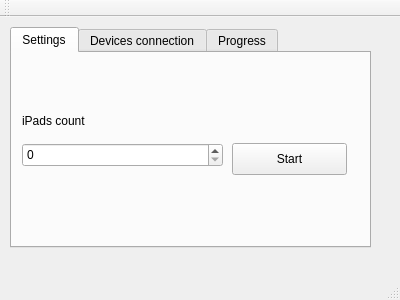
<?xml version="1.0" encoding="UTF-8"?>
<ui version="4.0">
 <class>MainWindow</class>
 <widget class="QMainWindow" name="MainWindow">
  <property name="geometry">
   <rect>
    <x>0</x>
    <y>0</y>
    <width>400</width>
    <height>300</height>
   </rect>
  </property>
  <property name="minimumSize">
   <size>
    <width>400</width>
    <height>300</height>
   </size>
  </property>
  <property name="maximumSize">
   <size>
    <width>400</width>
    <height>300</height>
   </size>
  </property>
  <property name="windowTitle">
   <string>MainWindow</string>
  </property>
  <widget class="QWidget" name="centralWidget">
   <widget class="QTabWidget" name="tabWidget">
    <property name="enabled">
     <bool>true</bool>
    </property>
    <property name="geometry">
     <rect>
      <x>10</x>
      <y>10</y>
      <width>361</width>
      <height>221</height>
     </rect>
    </property>
    <property name="tabPosition">
     <enum>QTabWidget::North</enum>
    </property>
    <property name="currentIndex">
     <number>0</number>
    </property>
    <widget class="QWidget" name="settings">
     <attribute name="title">
      <string>Settings</string>
     </attribute>
     <widget class="QPushButton" name="startButton">
      <property name="geometry">
       <rect>
        <x>220</x>
        <y>90</y>
        <width>115</width>
        <height>32</height>
       </rect>
      </property>
      <property name="text">
       <string>Start</string>
      </property>
     </widget>
     <widget class="QSpinBox" name="iPadCount">
      <property name="geometry">
       <rect>
        <x>10</x>
        <y>90</y>
        <width>201</width>
        <height>24</height>
       </rect>
      </property>
      <property name="minimum">
       <number>0</number>
      </property>
      <property name="maximum">
       <number>200000</number>
      </property>
      <property name="value">
       <number>0</number>
      </property>
      <property name="displayIntegerBase">
       <number>10</number>
      </property>
     </widget>
     <widget class="QLabel" name="ipadCountTitle">
      <property name="geometry">
       <rect>
        <x>10</x>
        <y>60</y>
        <width>331</width>
        <height>16</height>
       </rect>
      </property>
      <property name="text">
       <string>iPads count</string>
      </property>
     </widget>
    </widget>
    <widget class="QWidget" name="connections">
     <attribute name="title">
      <string>Devices connection</string>
     </attribute>
     <widget class="QProgressBar" name="connectionProgressBar">
      <property name="geometry">
       <rect>
        <x>10</x>
        <y>90</y>
        <width>321</width>
        <height>23</height>
       </rect>
      </property>
      <property name="value">
       <number>24</number>
      </property>
     </widget>
     <widget class="QLabel" name="connectionProgress">
      <property name="geometry">
       <rect>
        <x>10</x>
        <y>120</y>
        <width>321</width>
        <height>16</height>
       </rect>
      </property>
      <property name="text">
       <string>X/N devices connected</string>
      </property>
     </widget>
     <widget class="QLabel" name="connectionTitle">
      <property name="geometry">
       <rect>
        <x>10</x>
        <y>20</y>
        <width>321</width>
        <height>16</height>
       </rect>
      </property>
      <property name="text">
       <string>Waiting for connections</string>
      </property>
     </widget>
    </widget>
    <widget class="QWidget" name="benchmark_progress">
     <attribute name="title">
      <string>Progress</string>
     </attribute>
     <widget class="QLabel" name="benchmarkProgress">
      <property name="geometry">
       <rect>
        <x>20</x>
        <y>100</y>
        <width>291</width>
        <height>16</height>
       </rect>
      </property>
      <property name="text">
       <string>Phasis x / max_step</string>
      </property>
     </widget>
     <widget class="QLabel" name="benchmarkPercentage">
      <property name="geometry">
       <rect>
        <x>120</x>
        <y>160</y>
        <width>111</width>
        <height>16</height>
       </rect>
      </property>
      <property name="text">
       <string>-- %</string>
      </property>
      <property name="alignment">
       <set>Qt::AlignCenter</set>
      </property>
     </widget>
     <widget class="QProgressBar" name="benchmarkProgressBar">
      <property name="geometry">
       <rect>
        <x>20</x>
        <y>130</y>
        <width>311</width>
        <height>23</height>
       </rect>
      </property>
      <property name="value">
       <number>24</number>
      </property>
     </widget>
     <widget class="QLabel" name="benchmarkTitle">
      <property name="geometry">
       <rect>
        <x>10</x>
        <y>10</y>
        <width>291</width>
        <height>16</height>
       </rect>
      </property>
      <property name="text">
       <string>Performing benchmark</string>
      </property>
     </widget>
    </widget>
   </widget>
  </widget>
  <widget class="QMenuBar" name="menuBar">
   <property name="geometry">
    <rect>
     <x>0</x>
     <y>0</y>
     <width>400</width>
     <height>22</height>
    </rect>
   </property>
  </widget>
  <widget class="QToolBar" name="mainToolBar">
   <attribute name="toolBarArea">
    <enum>TopToolBarArea</enum>
   </attribute>
   <attribute name="toolBarBreak">
    <bool>false</bool>
   </attribute>
  </widget>
  <widget class="QStatusBar" name="statusBar"/>
 </widget>
 <layoutdefault spacing="6" margin="11"/>
 <resources/>
 <connections/>
</ui>
